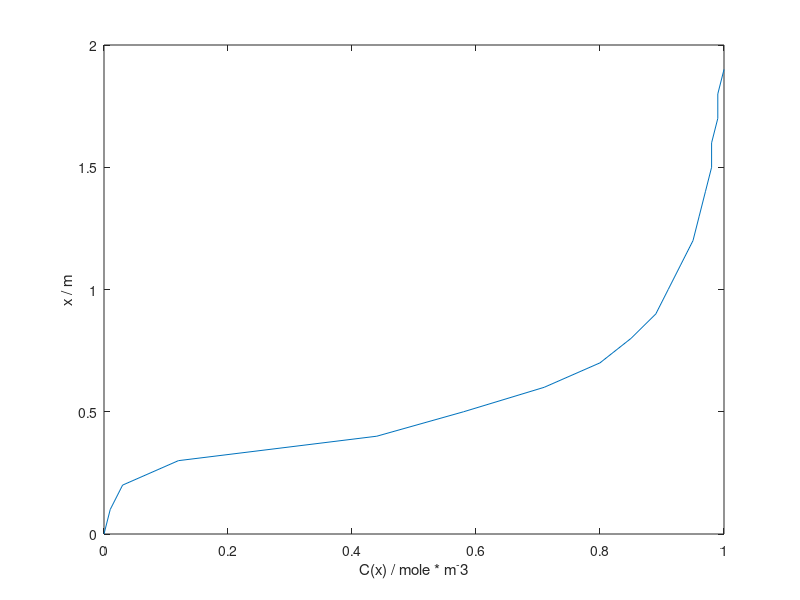

This chart was generated by the following MATLAB code:

x = 0: 0.1: 1.9;

y = [0.00 0.01 0.03 0.12 0.44 0.58 0.71 0.80 0.85 0.89 0.91 0.93 0.95 0.96 0.97 0.98 0.98 0.99 0.99 1.00;];

plot(y, x);

ylabel('x / m')

xlabel('C(x) / mole * m^-3')

q = [];

% Loop of looking for Matano plane

for i=0:0.00001:1
    
    q(end+1) = trapz(y, x-i);
    
    if q(end) < 0
        
        break;

    end
    
end

result = sprintf('Motana Plane is x = %f mm', i);

disp(result);